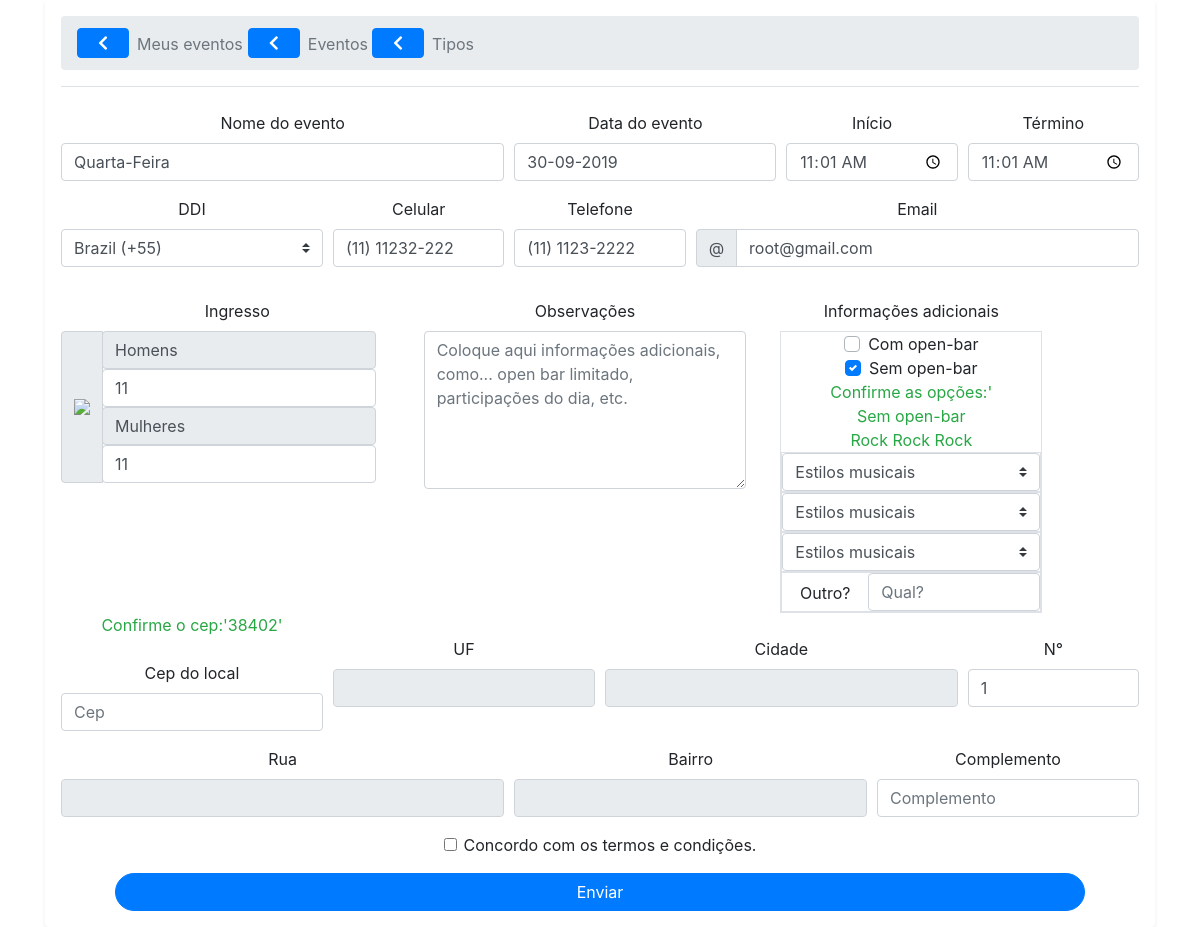
The page /novo_evento.php?editor=true&&id=3 (signed in) on the database its author committed.
### tables this page shows
CREATE TABLE `tb_eventos` (
  `id_evento` int(11) NOT NULL,
  `nome_evento` varchar(255) NOT NULL,
  `categoria_evento` varchar(255) DEFAULT NULL,
  `ddi_evento` varchar(255) NOT NULL,
  `celular_evento` varchar(20) NOT NULL,
  `telefone_evento` varchar(20) NOT NULL,
  `dia_evento` varchar(20) NOT NULL,
  `inicio_evento` varchar(20) NOT NULL,
  `termino_evento` varchar(20) NOT NULL,
  `ingressoh` int(5) NOT NULL,
  `ingressom` int(5) NOT NULL,
  `obs_evento` varchar(255) DEFAULT NULL,
  `email_evento` varchar(255) NOT NULL,
  `chek_evento` varchar(50) NOT NULL,
  `cep_evento` int(10) NOT NULL,
  `uf_evento` char(2) NOT NULL,
  `bairro_evento` varchar(255) DEFAULT NULL,
  `rua_evento` varchar(255) DEFAULT NULL,
  `cidade_evento` varchar(50) NOT NULL,
  `numero_evento` int(8) NOT NULL,
  `complemento_evento` varchar(255) DEFAULT NULL,
  `visu_eventos` int(11) NOT NULL,
  `id_postador` int(11) NOT NULL,
  `musicas` varchar(255) DEFAULT NULL,
  `data_envio` datetime NOT NULL,
  `visivel` varchar(20) DEFAULT 'true'
);

### novo_evento.php (the view, shortened to what this page needs)
<!DOCTYPE html>
<html lang="pt-br" id="site1">
	<head>
	  <link rel="stylesheet" href="//apps.bdimg.com/libs/jqueryui/1.10.4/css/jquery-ui.min.css">
		<link rel="stylesheet" href="https://stackpath.bootstrapcdn.com/bootstrap/4.2.1/css/bootstrap.min.css">
		<link rel="stylesheet" href="https://use.fontawesome.com/releases/v5.6.3/css/all.css">
		<link rel="stylesheet" type="text/css" href="css/reset.css">
		<link rel="stylesheet" type="text/css" href="css/style.css">
		<?php
		if(isset($_GET['editor'])){
						include("action/conn/conexao.php");
						$id = htmlspecialchars(addslashes($_GET['id']));
						$id_post = $_SESSION['id_postador'];
						$sql= $conn->query("SELECT * FROM tb_eventos where id_evento = $id and id_postador =$id_post");
						$evento = mysqli_fetch_assoc($sql);
		}
		?>
	</head>
	<body id="site1">
					<main role="main" id="mained" class="inner cover text-center container">
						<div class="shadow-sm p-3 mb-5 bg-white rounded">
							<nav aria-label="breadcrumb">
								<ol class="breadcrumb">
									<a href="meus_eventos.php"><button class="btn btn-primary d-flex"><i class="fas fa-chevron-left pr-2 pl-1 ml-1"></i></button></a>
									<li class="breadcrumb-item active ml-2 pt-1 mr-1 " aria-current="page">Meus eventos</li>
									<div class='pl-3 row'>
										<a href="eventos.php"><button class="btn btn-primary d-flex"><i class="fas fa-chevron-left mr-1 pl-1 ml-1 pr-1"></i></button></a>
										<li class="breadcrumb-item active ml-2 pt-1 mr-1 " aria-current="page">Eventos</li>
										<a href="tipo_evento.php"><button class="btn btn-primary d-flex"><i class="fas fa-chevron-left mr-1 pl-1 ml-1 pr-1"></i></button></a>
										<li class="breadcrumb-item active ml-2 pt-1 " aria-current="page">Tipos</li>
									</div>
								</ol>
							</nav>
						<span class=" border-bottom mt-2 d-flex p-left"></span><br>
							<form method="POST" action="<?php if(!isset($_GET["editor"])){
								echo "action/insert_evento.php";
							}else{echo "action/update_evento.php";}
								?>" data-toggle="validator">
								<div class="form-row">
									<div class="col-md-5 mb-3">
									  <label for="nome">Nome do evento</label>
									  <input type="text" class="form-control" id="nome" <?php if(isset($_GET['editor']) && isset($_GET['id'])){
										  echo "value='".$evento['nome_evento']."'";
									  } ?>  placeholder="Ex: Sextou" name="nome_evento" required>
									</div>
									<div class="col-md-3 mb-3">
									  <label for="nome2">Data do evento</label>
									  <input type="text" class="form-control" id="data" name="dia_evento" <?php if(isset($_GET['editor']) && isset($_GET['id'])){
										  echo "value='".date('d-m-Y', strtotime($evento['dia_evento']))."'";
									  } ?> placeholder="dd-mm-aaaa" required>
									</div>
									<div class="col-md-2 mb-3">
										<label for="nome2">Início</label>
										<input type="time" <?php if(isset($_GET['editor']) && isset($_GET['id'])){
										  echo "value='".$evento['inicio_evento']."'";
									  } ?> class="form-control"  id="horario" name="inicio_evento"  required>
									</div>
									<div class="col-md-2 mb-3">
										<label for="nome2">Término</label>
										<input type="time" <?php if(isset($_GET['editor']) && isset($_GET['id'])){
										  echo "value='".$evento['termino_evento']."'";
									  } ?> class="form-control"  id="horario" name="termino_evento"  required>
									</div>
								</div>
								<div class="form-row">
									<div class="col-md-3 mb-3">
										<label for="ddi" >DDI</label>
										<select name="countryCode" class="custom-select custom-select mb-3" id="ddi">
											<option data-countryCode="BR" value="55" Selected>Brazil (+55)</option>
									</select>
								</div>
									<div class="col-md-2 mb-3">
									  <label for="nome2">Celular</label>
									  <input type="text" class="form-control" <?php if(isset($_GET['editor']) && isset($_GET['id'])){
										  echo "value='".$evento['celular_evento']."'";
									  } ?>  id="celular" placeholder="(99) 12345-6789"  name="celular_evento" required>
									</div>
									<div class="col-md-2 mb-3">
									  <label for="nome2">Telefone</label>
									  <input type="text" <?php if(isset($_GET['editor']) && isset($_GET['id'])){
										  echo "value='".$evento['telefone_evento']."'";
									  } ?> class="form-control"  id="telefone" placeholder="(99) 1234-5678"  name="telefone_evento" required>
									</div>
									<div class="col-md-5 mb-3">
										  <label for="email">Email</label>
										  <div class="input-group">
											<div class="input-group-prepend">
											  <span class="input-group-text" id="inputGroupPrepend3">@</span>
											</div>
											<input type="email" <?php if(isset($_GET['editor']) && isset($_GET['id'])){
										  echo "value='".$evento['email_evento']."'";
									  } ?> class="form-control" id="email" placeholder="Ex: email@email.com" aria-describedby="inputGroupPrepend3" name="email" required>
										  </div>
									</div>
									<div class="col-md-4 mb-3 text-center justify-content-center">
									  <label for="ingressoh">Ingresso</label>
									  <div class="input-group">
										<div class="input-group-prepend">
										  <span class="input-group-text" id="inputGroupPrepend3"><img src="https://img.icons8.com/color/50/000000/ticket-purchase.png"></span>
										</div>
											<div>
												<span class="input-group-text" id="inputGroupPrepend3">Homens</span>
												<input type="text" <?php if(isset($_GET['editor']) && isset($_GET['id'])){
										  echo "value='".$evento['ingressoh']."'";
									  } ?> class="form-control" id="ingressoh" placeholder="Ex: 10.00" aria-describedby="inputGroupPrepend3" name="ingressoh" required>
												<span class="input-group-text"  id="inputGroupPrepend3">Mulheres</span>
												<input type="text" <?php if(isset($_GET['editor']) && isset($_GET['id'])){
										  echo "value='".$evento['ingressom']."'";
									  } ?> class="form-control" id="ingressom" placeholder="Ex: 10.00" aria-describedby="inputGroupPrepend3" name="ingressom" required>
											</div>
										</div>
									</div>
									<div class="col-md-4 mb-3 row">
										 <div class="col mb-2">
											<label for="nome2">Observações</label>
											<textarea class="form-control" id="exampleFormControlTextarea1" name="obs" maxlength="150" rows="6" placeholder="Coloque aqui informações adicionais, como... open bar limitado, participações do dia, etc. "><?php if(isset($_GET['editor']) && isset($_GET['id'])){
										  echo $evento['obs_evento'];
									  } ?></textarea>
										</div>
									</div>
									<div class="col-md-3 ml-4 mr-3">
										<label for="info">Informações adicionais</label>
										<div class="container border">
											<div class="custom-control custom-checkbox">
											  <label class="custom-control-label" for="customCheck2">Com open-bar</label>
											</div>
											<div class="custom-control custom-checkbox">
											  <label class="custom-control-label" for="Check1">Sem open-bar</label>
											</div>
											<span class="text-success">
												<?php if(isset($_GET['editor']) && isset($_GET['id'])){
														echo "Confirme as opções:'<br>".$evento['chek_evento']."<br>".$evento['musicas'];
												} ?>
											</span>
											<div class="row border">
												<select class="custom-select" name="msc1" required>
												  <option value='' selected>Estilos musicais</option>
												</select>
											</div>
											<div class="row border">
												<select class="custom-select" name="msc2" required>
												  <option value='' selected>Estilos musicais</option>
												</select>
											</div>
											<div class="row border">
											<select class="custom-select" name="msc3" required>
												  <option value='' selected>Estilos musicais</option>
												</select>
											</div>
											<div class="row border"><span class="col-4 pt-2 ">Outro?</span>
												<input type="text" class="form-control col-8" placeholder="Qual?" name="outro">
											</div>
										</div>
									</div>
								</div>
								  <div class="form-row">
									<div class="col-md-3 mb-3">
										<span class="text-success"><?php if(isset($_GET['editor']) && isset($_GET['id'])){
										  echo "Confirme o cep:'".$evento['cep_evento']."'";
									  } ?></span>
									  <label for="validationServer05" class="pt-4">Cep do local</label>
									  <input type="text"  class="form-control" id="cep" placeholder="Cep" name="cep" maxlength="10" required>
									</div>
									<div class="col-md-3 mb-3 pt-4">
									  <label for="estado">UF</label>
									  <input type="text"   type="text" readonly class="form-control disabled" id="uf" name="uf">
									</div>
									<div class="col-md-4 mb-3 pt-4">
									  <label for="cidade">Cidade</label>
									  <input type="text"  type="text" readonly class="form-control disabled" id="cidade" name="cidade">
									</div>
									<div class="col-md-2 mb-3 pt-4">
									  <label for="cidade">N°</label>
									  <input type="text" <?php if(isset($_GET['editor']) && isset($_GET['id'])){
										  echo "value='".$evento['numero_evento']."'";
									  } ?> class="form-control" id="numero" placeholder="Numero" name="numero" maxlength="10" required>
									</div>
								  </div>
								  <div class="form-row">
									<div class="col-md-5 mb-3">
									  <label for="rua">Rua</label>
									  <input type="text" type="text" readonly class="form-control disabled" id="rua" name="rua">
									</div>
									<div class="col-md-4 mb-3">
									  <label for="bairro">Bairro</label>
									  <input type="text"  type="text" readonly class="form-control disabled" id="bairro" name="bairro">
									</div>
									<div class="col-md-3 mb-3">
									  <label for="bairro">Complemento</label>
									  <input type="text" <?php if(isset($_GET['editor']) && isset($_GET['id'])){
										  echo "value='".$evento['complemento_evento']."'";
									  } ?> class="form-control" id="complemento" placeholder="Complemento" maxlength="80" name="complemento">
									</div>
								  </div>
								  <div class="form-group">
									<div class="form-check">
										<input class="form-check-input" type="checkbox" id="invalidCheck3" required>
										<label class="form-check-label" for="invalidCheck3">
											Concordo com os termos e condições.
										</label>
									</div>
								  </div>
								  <input class="btn btn-primary new-btn2" value="Enviar" name="save" type="submit">
							</form>
						</div>
					</main>
	</body>
</html>

### rows shown on the page
tb_eventos: nome_evento "Quarta-Feira", dia_evento "30-09-2019", inicio_evento "11:01", termino_evento "11:01", celular_evento "(11) 11232-222", telefone_evento "(11) 1123-2222", email "root@gmail.com", ingressoh "11", ingressom "11", chek_evento "Sem open-bar", musicas "Rock Rock Rock", cep_evento "38402", numero "1"
